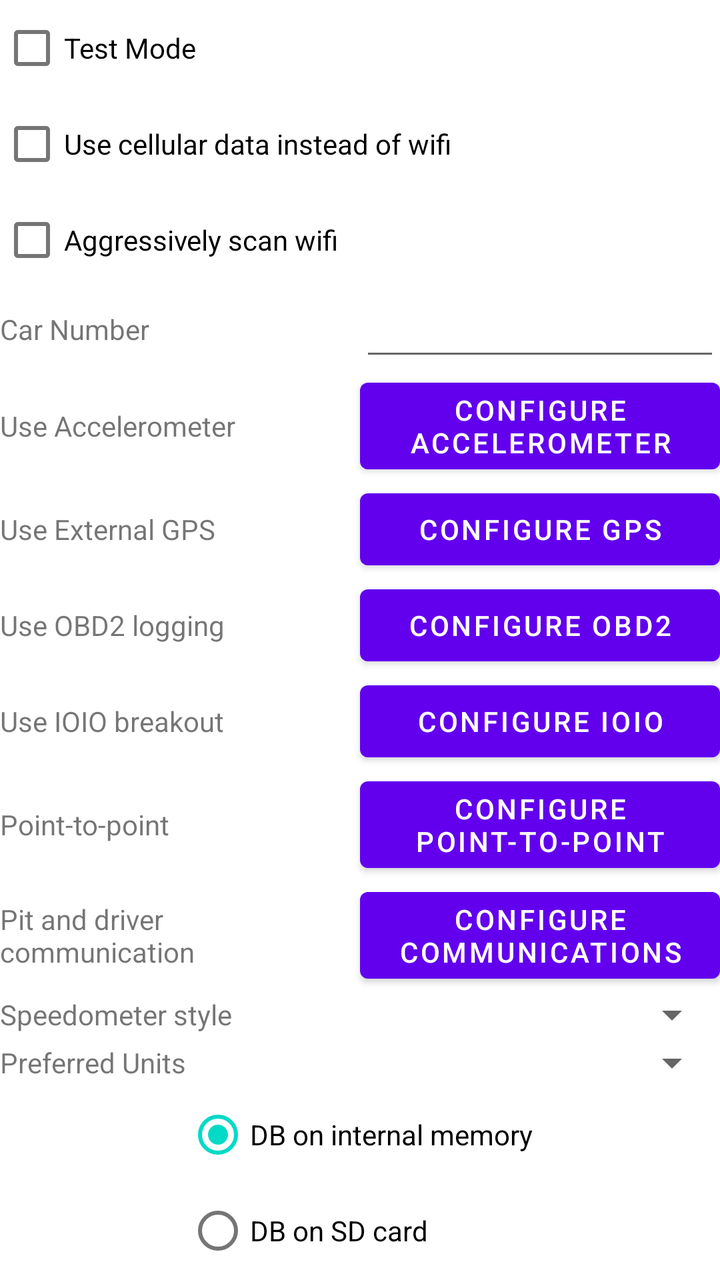
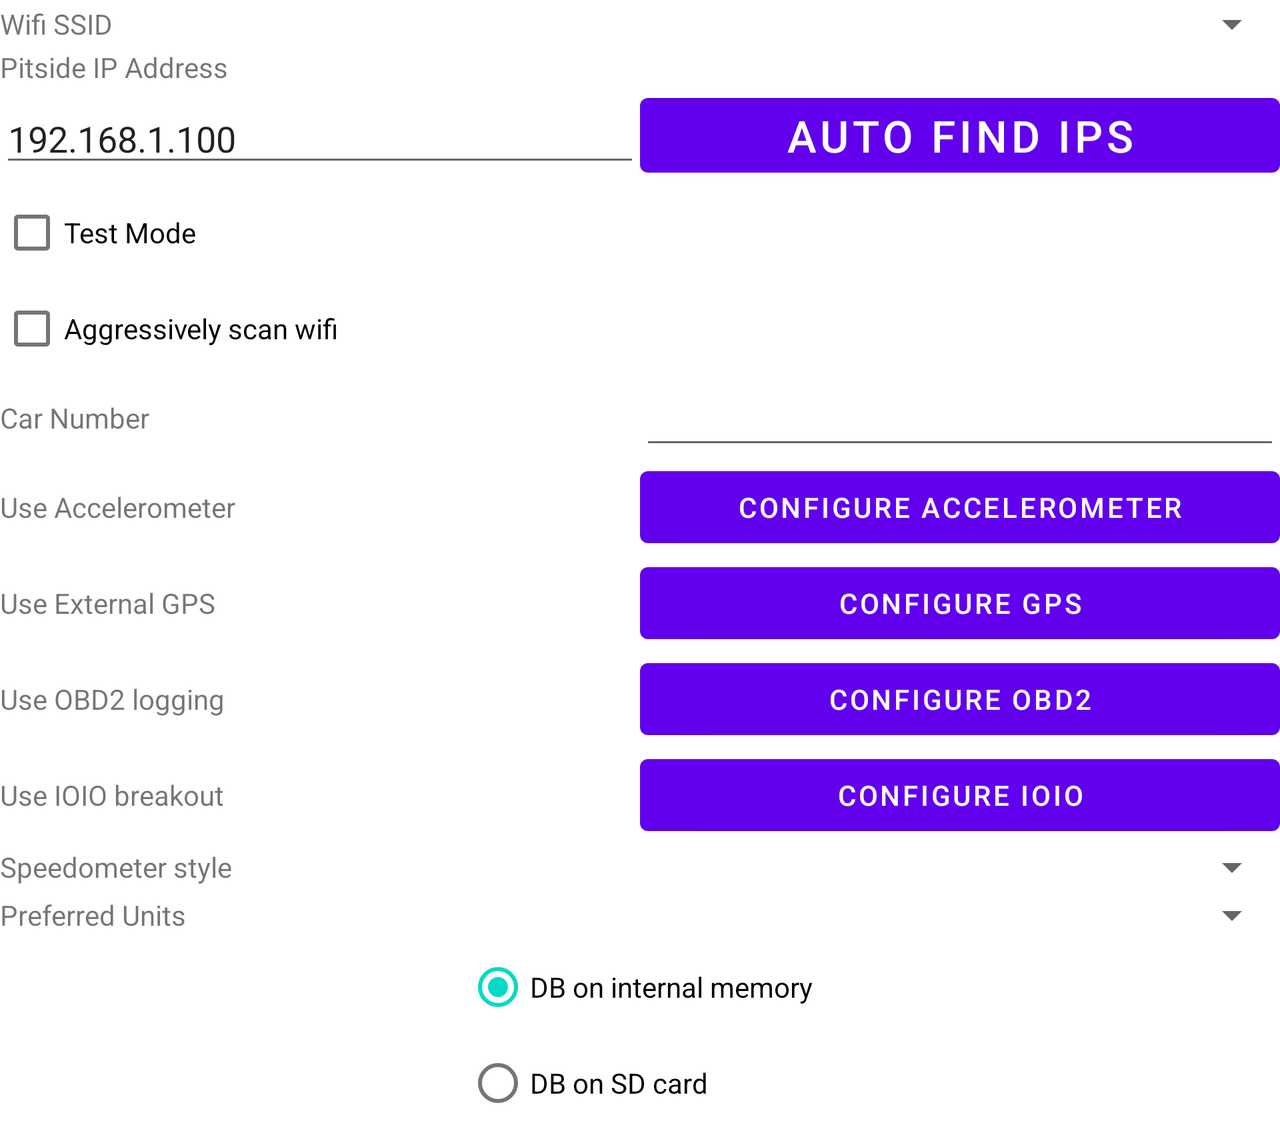

An Android layout and its configuration variant, each rendered on a device that would load it. The default file and the variant file are quoted in full after the pictures.
<!-- AndroidManifest.xml: fallback theme Theme.MaterialComponents.DayNight.NoActionBar -->
<!-- res/layout/landingoptions.xml -->
<?xml version="1.0" encoding="utf-8"?>
<ScrollView xmlns:android="http://schemas.android.com/apk/res/android"
    android:layout_width="fill_parent"
    android:layout_height="match_parent" >

<LinearLayout 
    android:orientation="vertical"
    android:layout_width="fill_parent"
    android:layout_height="wrap_content"
    >

<CheckBox android:text="Test Mode" android:layout_height="wrap_content" android:layout_width="wrap_content" android:id="@+id/chkTestMode"></CheckBox>
<CheckBox android:text="Use cellular data instead of wifi" android:layout_height="wrap_content" android:layout_width="wrap_content" android:id="@+id/chkCellular"></CheckBox>


<CheckBox
    android:id="@+id/chkScan"
    android:layout_width="wrap_content"
    android:layout_height="wrap_content"
    android:text="Aggressively scan wifi" />

<TableLayout
    android:id="@+id/tableLayout1"
    android:layout_width="match_parent"
    android:layout_height="wrap_content" >

    <TableRow
        android:id="@+id/tableRow0"
        android:layout_width="wrap_content"
        android:layout_height="0dp"
        android:layout_weight="1" >

        <TextView
            android:id="@+id/lblCarNumber"
            android:layout_width="0dp"
            android:layout_height="wrap_content"
            android:layout_gravity="center_vertical"
            android:layout_weight="1"
            android:text="Car Number" >
        </TextView>

        <EditText
            android:id="@+id/edtCarNumber"
            android:layout_width="0dp"
            android:layout_height="wrap_content"
            android:layout_weight="1"
            android:inputType="numberSigned" >

            <requestFocus />
        </EditText>
    </TableRow>

    <TableRow
        android:id="@+id/tableRow10"
        android:layout_width="wrap_content"
        android:layout_height="0dp"
        android:layout_weight="1" >

        <TextView
            android:id="@+id/lblUseAccel"
            android:layout_width="0dp"
            android:layout_height="wrap_content"
            android:layout_gravity="center_vertical"
            android:layout_weight="1"
            android:text="Use Accelerometer" >
        </TextView>

        <Button
            android:id="@+id/btnConfigureAccel"
            android:layout_width="0dp"
            android:layout_height="wrap_content"
            android:layout_weight="1"
            android:text="Configure Accelerometer" >
        </Button>
    </TableRow>

    <TableRow
        android:id="@+id/tableRow1"
        android:layout_width="wrap_content"
        android:layout_height="0dp"
        android:layout_weight="1" >

        <TextView
            android:id="@+id/lblUseExternalGPS"
            android:layout_width="0dp"
            android:layout_height="wrap_content"
            android:layout_gravity="center_vertical"
            android:layout_weight="1"
            android:text="Use External GPS" >
        </TextView>

        <Button
            android:id="@+id/btnConfigureGPS"
            android:layout_width="0dp"
            android:layout_height="wrap_content"
            android:layout_gravity="center_vertical"
            android:layout_weight="1"
            android:text="Configure GPS" >

        </Button>
    </TableRow>

    <TableRow
        android:id="@+id/tableRow2"
        android:layout_width="wrap_content"
        android:layout_height="0dp"
        android:layout_weight="1" >

        <TextView
            android:id="@+id/lblUseExternalOBD2"
            android:layout_width="0dp"
            android:layout_height="wrap_content"
            android:layout_gravity="center_vertical"
            android:layout_weight="1"
            android:text="Use OBD2 logging" >
        </TextView>

        <Button
            android:id="@+id/btnConfigureOBD2"
            android:layout_width="0dp"
            android:layout_height="wrap_content"
            android:layout_gravity="center_vertical"
            android:layout_weight="1"
            android:text="Configure OBD2" >

        </Button>
    </TableRow>

    <TableRow
        android:id="@+id/tableRow3"
        android:layout_width="wrap_content"
        android:layout_height="0dp"
        android:layout_weight="1" >

        <TextView
            android:id="@+id/lblUseIOIO"
            android:layout_width="0dp"
            android:layout_height="wrap_content"
            android:layout_gravity="center_vertical"
            android:layout_weight="1"
            android:text="Use IOIO breakout" >
        </TextView>

        <Button
            android:id="@+id/btnConfigureIOIO"
            android:layout_width="0dp"
            android:layout_height="wrap_content"
            android:layout_gravity="center_vertical"
            android:layout_weight="1"
            android:text="Configure IOIO" >

        </Button>
    </TableRow>

    <TableRow
        android:id="@+id/tableRow13"
        android:layout_width="wrap_content"
        android:layout_height="0dp"
        android:layout_weight="1" >

        <TextView
            android:id="@+id/lblP2P"
            android:layout_width="0dp"
            android:layout_height="wrap_content"
            android:layout_gravity="center_vertical"
            android:layout_weight="1"
            android:text="Point-to-point" >
        </TextView>

        <Button
            android:id="@+id/btnConfigureP2P"
            android:layout_width="0dp"
            android:layout_height="wrap_content"
            android:layout_gravity="center_vertical"
            android:layout_weight="1"
            android:text="Configure Point-to-point" >

        </Button>
    </TableRow>

    <TableRow
        android:id="@+id/tableRow4"
        android:layout_width="wrap_content"
        android:layout_height="0dp"
        android:layout_weight="1" >

        <TextView
            android:id="@+id/TextView02"
            android:layout_width="0dp"
            android:layout_height="wrap_content"
            android:layout_gravity="center_vertical"
            android:layout_weight="1"
            android:text="Pit and driver communication" >
        </TextView>

        <Button
            android:id="@+id/btnConfigureComms"
            android:layout_width="0dp"
            android:layout_height="wrap_content"
            android:layout_weight="1"
            android:text="Configure Communications" >
        </Button>
    </TableRow>

    <TableRow
        android:id="@+id/tableRow14"
        android:layout_width="wrap_content"
        android:layout_height="0dp"
        android:layout_weight="1" >

        <TextView
            android:id="@+id/TextView12"
            android:layout_width="0dp"
            android:layout_height="wrap_content"
            android:layout_gravity="center_vertical"
            android:layout_weight="1"
            android:text="Speedometer style" >
        </TextView>

        <Spinner
            android:id="@+id/spnDisplayMode"
            android:layout_width="0dp"
            android:layout_height="wrap_content"
            android:layout_weight="1" >
        </Spinner>
    </TableRow>

    <TableRow
        android:id="@+id/tableRow24"
        android:layout_width="wrap_content"
        android:layout_height="0dp"
        android:layout_gravity="center_vertical"
        android:layout_weight="1" >

        <TextView
            android:id="@+id/TextView22"
            android:layout_width="0dp"
            android:layout_height="wrap_content"
            android:layout_gravity="center_vertical"
            android:layout_weight="1"
            android:text="Preferred Units" >
        </TextView>

        <Spinner
            android:id="@+id/spnUnits"
            android:layout_width="0dp"
            android:layout_height="wrap_content"
            android:layout_weight="1" >
        </Spinner>
    </TableRow>
</TableLayout>



<RadioGroup
    android:id="@+id/grpDBLocation"
    android:layout_width="wrap_content"
    android:layout_height="wrap_content"
    android:layout_gravity="center_horizontal" >

    <RadioButton
        android:id="@+id/chkDBInternal"
        android:layout_width="wrap_content"
        android:layout_height="wrap_content"
        android:checked="true"
        android:text="DB on internal memory" />
    <RadioButton
        android:id="@+id/chkDBExternal"
        android:layout_width="wrap_content"
        android:layout_height="wrap_content"
        android:text="DB on SD card" />
</RadioGroup>

</LinearLayout>
</ScrollView>
<!-- resources referenced by this layout -->
<resources>

</resources>
<!-- res/layout-land/landingoptions.xml (the repository's variant of the layout above) -->
<!-- drawn on the phone turned sideways -->
<?xml version="1.0" encoding="utf-8"?>
<ScrollView xmlns:android="http://schemas.android.com/apk/res/android"
    android:layout_width="fill_parent"
    android:layout_height="match_parent" >

<LinearLayout
    android:layout_width="fill_parent"
    android:layout_height="wrap_content"
    android:orientation="vertical" >

    <LinearLayout
        android:layout_width="match_parent"
        android:layout_height="wrap_content" >

        <TextView
            android:id="@+id/tvSSID"
            android:layout_width="0dp"
            android:layout_height="wrap_content"
            android:layout_gravity="center_vertical"
            android:layout_weight="1"
            android:text="Wifi SSID" />

        <Spinner
            android:id="@+id/spnSSID"
            android:layout_width="0dp"
            android:layout_height="wrap_content"
            android:layout_weight="2" />

    </LinearLayout>

    <TextView
        android:id="@+id/TextView81"
        android:layout_width="wrap_content"
        android:layout_height="wrap_content"
        android:text="Pitside IP Address" />

    <LinearLayout
        android:layout_width="match_parent"
        android:layout_height="wrap_content" >

        <EditText
            android:id="@+id/txtIP"
            android:layout_width="0dp"
            android:layout_height="wrap_content"
            android:layout_weight="1"
            android:ems="10"
            android:hint="input IP address here"
            android:inputType="text"
            android:text="192.168.1.100" />

        <Button
            android:id="@+id/btnAutoIP2"
            android:layout_width="0dp"
            android:layout_height="wrap_content"
            android:layout_weight="1"
            android:text="Auto find IPs"
            android:textSize="@dimen/font_size_very_small" />

    </LinearLayout>

    <CheckBox
        android:id="@+id/chkTestMode"
        android:layout_width="wrap_content"
        android:layout_height="wrap_content"
        android:text="Test Mode" >
    </CheckBox>
    

    <CheckBox
        android:id="@+id/chkScan"
        android:layout_width="wrap_content"
        android:layout_height="wrap_content"
        android:text="Aggressively scan wifi" />

    <TableLayout
        android:id="@+id/tableLayout1"
        android:layout_width="match_parent"
        android:layout_height="wrap_content" >

        <TableRow
            android:id="@+id/tableRow0"
            android:layout_width="wrap_content"
            android:layout_height="0dp"
            android:layout_weight="1" >

            <TextView
                android:id="@+id/lblCarNumber"
                android:layout_width="0dp"
                android:layout_height="wrap_content"
                android:layout_gravity="center_vertical"
                android:layout_weight="1"
                android:text="Car Number" >
            </TextView>

            <EditText
                android:id="@+id/edtCarNumber"
                android:layout_width="0dp"
                android:layout_height="wrap_content"
                android:layout_weight="1"
                android:inputType="numberSigned" >

                <requestFocus />
            </EditText>
        </TableRow>

        <TableRow
            android:id="@+id/tableRow10"
            android:layout_width="wrap_content"
            android:layout_height="0dp"
            android:layout_weight="1" >

            <TextView
                android:id="@+id/lblUseAccel"
                android:layout_width="0dp"
                android:layout_height="wrap_content"
                android:layout_gravity="center_vertical"
                android:layout_weight="1"
                android:text="Use Accelerometer" >
            </TextView>

            <Button
                android:id="@+id/btnConfigureAccel"
                android:layout_width="0dp"
                android:layout_height="wrap_content"
                android:layout_weight="1"
                android:text="Configure Accelerometer" >
            </Button>
        </TableRow>

        <TableRow
            android:id="@+id/tableRow1"
            android:layout_width="wrap_content"
            android:layout_height="0dp"
            android:layout_weight="1" >

            <TextView
                android:id="@+id/lblUseExternalGPS"
                android:layout_width="0dp"
                android:layout_height="wrap_content"
                android:layout_gravity="center_vertical"
                android:layout_weight="1"
                android:text="Use External GPS" >
            </TextView>

            <Button
                android:id="@+id/btnConfigureGPS"
                android:layout_width="0dp"
                android:layout_height="wrap_content"
                android:layout_gravity="center_vertical"
                android:layout_weight="1"
                android:text="Configure GPS" >
            </Button>
        </TableRow>

        <TableRow
            android:id="@+id/tableRow2"
            android:layout_width="wrap_content"
            android:layout_height="0dp"
            android:layout_weight="1" >

            <TextView
                android:id="@+id/lblUseExternalOBD2"
                android:layout_width="0dp"
                android:layout_height="wrap_content"
                android:layout_gravity="center_vertical"
                android:layout_weight="1"
                android:text="Use OBD2 logging" >
            </TextView>

            <Button
                android:id="@+id/btnConfigureOBD2"
                android:layout_width="0dp"
                android:layout_height="wrap_content"
                android:layout_gravity="center_vertical"
                android:layout_weight="1"
                android:text="Configure OBD2" >
            </Button>
        </TableRow>

        <TableRow
            android:id="@+id/tableRow3"
            android:layout_width="wrap_content"
            android:layout_height="0dp"
            android:layout_weight="1" >

            <TextView
                android:id="@+id/lblUseIOIO"
                android:layout_width="0dp"
                android:layout_height="wrap_content"
                android:layout_gravity="center_vertical"
                android:layout_weight="1"
                android:text="Use IOIO breakout" >
            </TextView>

            <Button
                android:id="@+id/btnConfigureIOIO"
                android:layout_width="0dp"
                android:layout_height="wrap_content"
                android:layout_gravity="center_vertical"
                android:layout_weight="1"
                android:text="Configure IOIO" >
            </Button>
        </TableRow>

        <TableRow
            android:id="@+id/tableRow13"
            android:layout_width="wrap_content"
            android:layout_height="0dp"
            android:layout_weight="1" >
        </TableRow>

        <TableRow
            android:id="@+id/tableRow4"
            android:layout_width="wrap_content"
            android:layout_height="0dp"
            android:layout_weight="1" >
        </TableRow>

        <TableRow
            android:id="@+id/tableRow14"
            android:layout_width="wrap_content"
            android:layout_height="0dp"
            android:layout_weight="1" >

            <TextView
                android:id="@+id/TextView12"
                android:layout_width="0dp"
                android:layout_height="wrap_content"
                android:layout_gravity="center_vertical"
                android:layout_weight="1"
                android:text="Speedometer style" >
            </TextView>

            <Spinner
                android:id="@+id/spnDisplayMode"
                android:layout_width="0dp"
                android:layout_height="wrap_content"
                android:layout_weight="1" >
            </Spinner>
        </TableRow>

        <TableRow
            android:id="@+id/tableRow24"
            android:layout_width="wrap_content"
            android:layout_height="0dp"
            android:layout_gravity="center_vertical"
            android:layout_weight="1" >

            <TextView
                android:id="@+id/TextView22"
                android:layout_width="0dp"
                android:layout_height="wrap_content"
                android:layout_gravity="center_vertical"
                android:layout_weight="1"
                android:text="Preferred Units" >
            </TextView>

            <Spinner
                android:id="@+id/spnUnits"
                android:layout_width="0dp"
                android:layout_height="wrap_content"
                android:layout_weight="1" >
            </Spinner>
        </TableRow>
    </TableLayout>

    

    <RadioGroup
        android:id="@+id/grpDBLocation"
        android:layout_width="wrap_content"
        android:layout_height="wrap_content"
        android:layout_gravity="center_horizontal" >

        <RadioButton
            android:id="@+id/chkDBInternal"
            android:layout_width="wrap_content"
            android:layout_height="wrap_content"
            android:checked="true"
            android:text="DB on internal memory" />

        <RadioButton
            android:id="@+id/chkDBExternal"
            android:layout_width="wrap_content"
            android:layout_height="wrap_content"
            android:text="DB on SD card" />
    </RadioGroup>
</LinearLayout>

</ScrollView>
<!-- resources referenced by the variant -->
<!-- as the phone turned sideways resolves them -->
<resources>
  <!-- from res/values-sw360dp/ -->
  <dimen name="font_size_very_small">22sp</dimen>
</resources>
